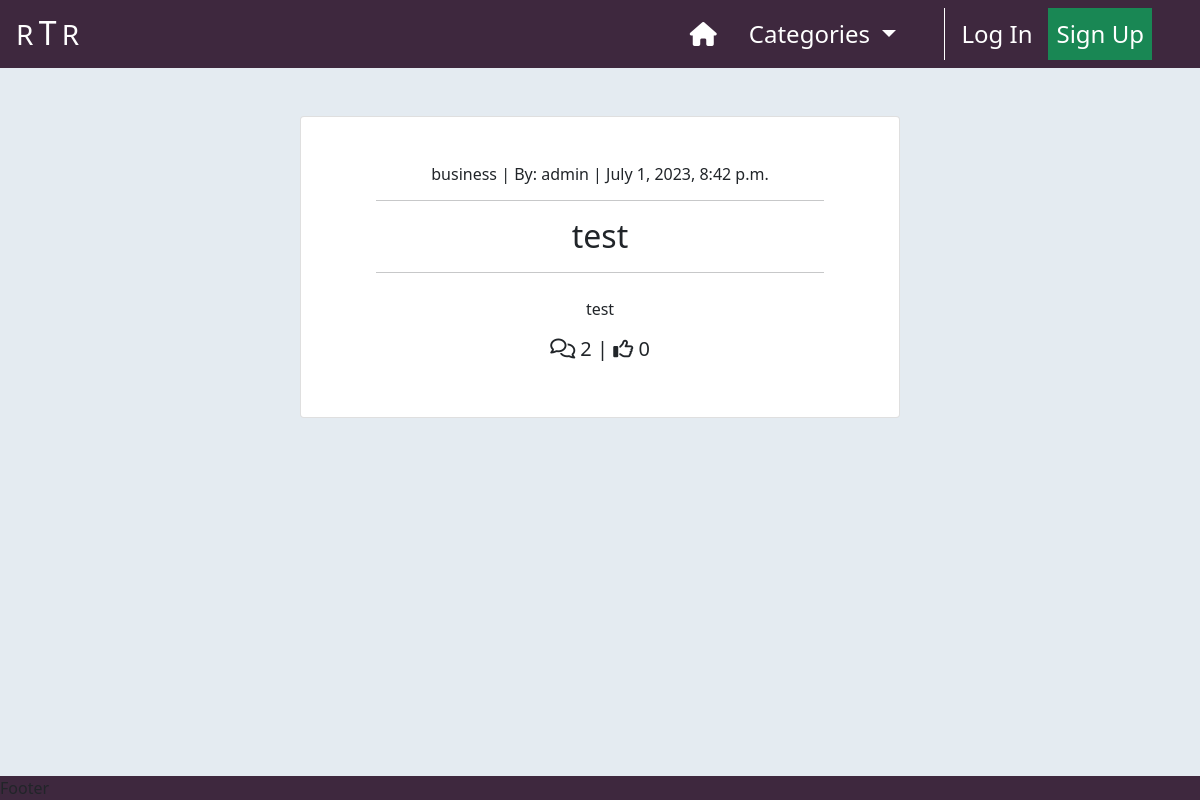
The app's page /, older data.
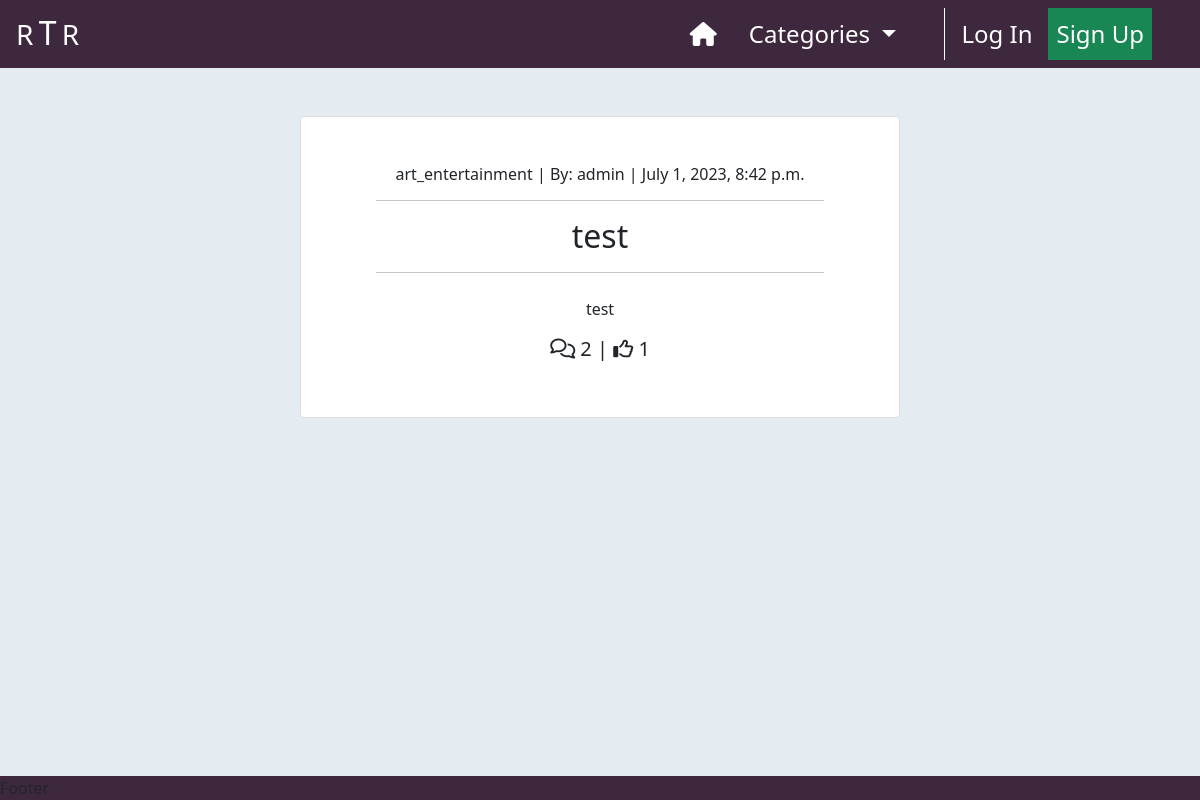
The same page, newer data.
### home/models.py (models this page shows, shortened)
class Post(models.Model):
    title = models.CharField(max_length=200, unique=True)
    slug = models.SlugField(
        max_length=200,
        unique=True,
        null=True,
        blank=True
    )
    author = models.ForeignKey(
        User,
        on_delete=models.CASCADE,
        related_name='posts'
    )
    excerpt = models.TextField(max_length=300, null=True, blank=True)
    content = models.TextField()
    category = models.ForeignKey(
        Category,
        max_length=30,
        null=True,
        blank=True,
        on_delete=models.SET_NULL
    )
    created_on = models.DateTimeField(auto_now_add=True)
    status = models.IntegerField(choices=STATUS, default=1)
    likes = models.ManyToManyField(User, related_name='likes', blank=True)
    class Meta:
        ordering = ['-created_on']

class Category(models.Model):
    class Meta:
        verbose_name_plural = 'Categories'
    friendly_name = models.CharField(max_length=254)
    name = models.CharField(max_length=254, null=True, blank=True)
    def get_friendly_name(self):
        return self.friendly_name

### home/views.py (the view)
# urls.py: path('', views.PostList.as_view(), name="index"),
class PostList(ListView):
    model = Post
    ordering = ['-created_on']
    template_name = "home/index.html"
    paginate_by = 2
    def get_queryset(self):
        category = self.request.GET.get('category')
        if category is not None:
            return Post.objects.filter(
                    category=category
                   ).order_by('-created_on')
        else:
            return Post.objects.all().order_by('-created_on')
    def get_context_data(self, **kwargs):
        context = super().get_context_data(**kwargs)
        context["category"] = self.request.GET.get('category', None)
        return context

### home/context_processors.py (called while the page is built)
def categories(request):
    return {
        'categories': Category.objects.all()
    }

### home/templates/home/index.html (shortened to what this page needs)
{% extends "base.html" %}
{% load static %}
{% block content %}
    <div class="container-fluid p-0">
        <div class="row g-0">
            <div class="col-md-8 col-lg-6 offset-md-2 offset-lg-3 text-center">
                {% for post in post_list %}
                    <div class="card card-border {% if is_paginated and forloop.first %}
                                                    mt-2
                                                 {% else %}
                                                    mt-5
                                                {% endif %}
                                                {% if forloop.last and not is_paginated %}
                                                    mb-5
                                                {% endif %}">
                        <a href="{% url 'post_detail' post.slug %}"
                            class="post-detail-link d-block my-5 text-dark text-decoration-none">
                            <h6>{{ post.category.name }} | By: {{ post.author | safe }}
                                <span class="post-date"> | {{ post.created_on }}</span>
                            </h6>
                            <hr class="w-75" style="margin-left: 12.5%;">
                            <h2 class="card-title">
                                {{ post.title }}
                            </h2>
                            <hr class="w-75" style="margin-left: 12.5%;">
                            {% if post.excerpt %}
                                <p class="mt-4 mx-2">{{ post.excerpt }}</p>
                            {% endif %}
                            <h5>
                                <span><i class="fa-regular fa-comments"></i> {{ post.comments.count }}</span> |
                                <span><i class="fa-regular fa-thumbs-up"></i> {{ post.likes.count }}</span>
                            </h5>
                        </a>
                    </div>
                {% endfor %}
            </div>
        </div>
    </div>
{% endblock %}

Row changes from the older to the newer data that the page shows:
changed Post "test": category.name "business" → "art_entertainment"; likes.count "0" → "1"
